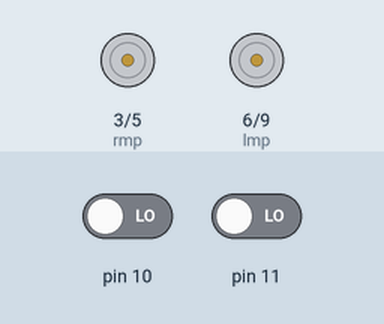
This sketch was run on a simulated Arduino Uno, built with avr-gcc and run on an emulated ATmega328P. Shown: motor-driver pin pairs drawn as motors (green arrow = first pin HIGH = forward, orange = second pin HIGH = backward, longer = more drive). The inputs (shaded band) are chosen by the test bench; at power-on: pin 10 LOW, pin 11 LOW.

Above: at 1.2 s.
1.3 s: pin 10 driven HIGH
At 2.4 s:
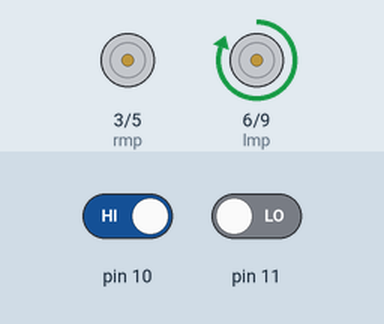
2.8 s: pin 11 driven HIGH
At 3.5 s:
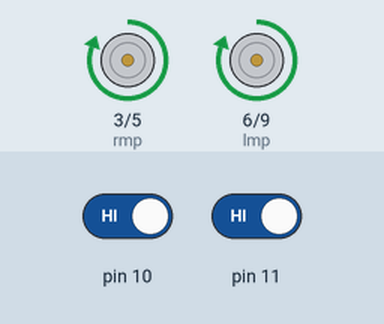
4.3 s: pin 10 driven LOW
At 4.6 s:
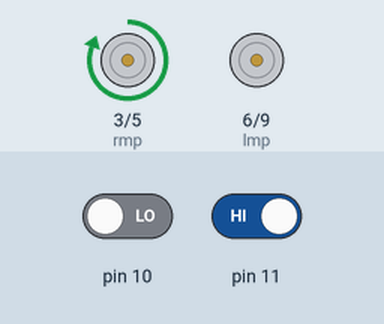
5.8 s: pin 11 driven LOW
At 7.0 s:
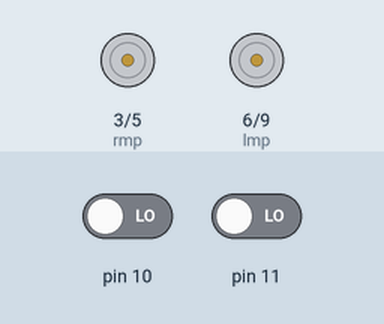
Timing chart, 0 to 8.3 s (numbered marks = the images above; inputs shaded):
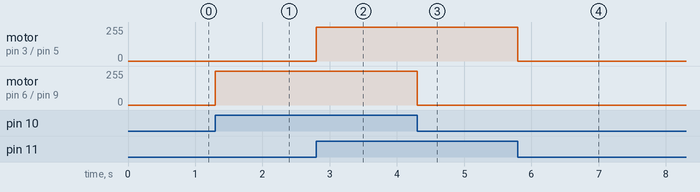

The sketch:

line_follower_basic.ino
```cpp
int lmp=6;
int lmn=9;
int rmp=3;
int rmn=5;
void setup() {
  // put your setup code here, to run once:

  pinMode(rmp,OUTPUT);
  pinMode(rmn,OUTPUT);
  pinMode(lmp,OUTPUT);
  pinMode(lmn,OUTPUT);
  pinMode(10,INPUT);
  pinMode(11,INPUT);
}

void loop() {
 int irleft=digitalRead(10);
 int irright=digitalRead(11);
  if(irleft==1 && irright==1)
  {digitalWrite(rmp,1);
  digitalWrite(rmn,0);
   digitalWrite(lmp,1);
  digitalWrite(lmn,0);
  }
   else if(irleft==0 && irright==1)
  {digitalWrite(rmp,1);
  digitalWrite(rmn,0);
   digitalWrite(lmp,0);
  digitalWrite(lmn,0);
  }
   else if(irleft==1 && irright==0)
  {digitalWrite(rmp,0);
  digitalWrite(rmn,0);
   digitalWrite(lmp,1);
  digitalWrite(lmn,0);
  }
   else if(irleft==0 && irright==0)
  {digitalWrite(rmp,0);
  digitalWrite(rmn,0);
   digitalWrite(lmp,0);
  digitalWrite(lmn,0);
  }
}
```

Measured:
- after the input at 1.3 s, motor on pin 6 (lmp) / pin 9 (lmn): stopped → forward 255/255 at once
- after the input at 2.8 s, motor on pin 3 (rmp) / pin 5 (rmn): stopped → forward 255/255 at once
- after the input at 4.3 s, motor on pin 6 (lmp) / pin 9 (lmn): forward 255/255 → stopped at once
- after the input at 5.8 s, motor on pin 3 (rmp) / pin 5 (rmn): forward 255/255 → stopped at once
